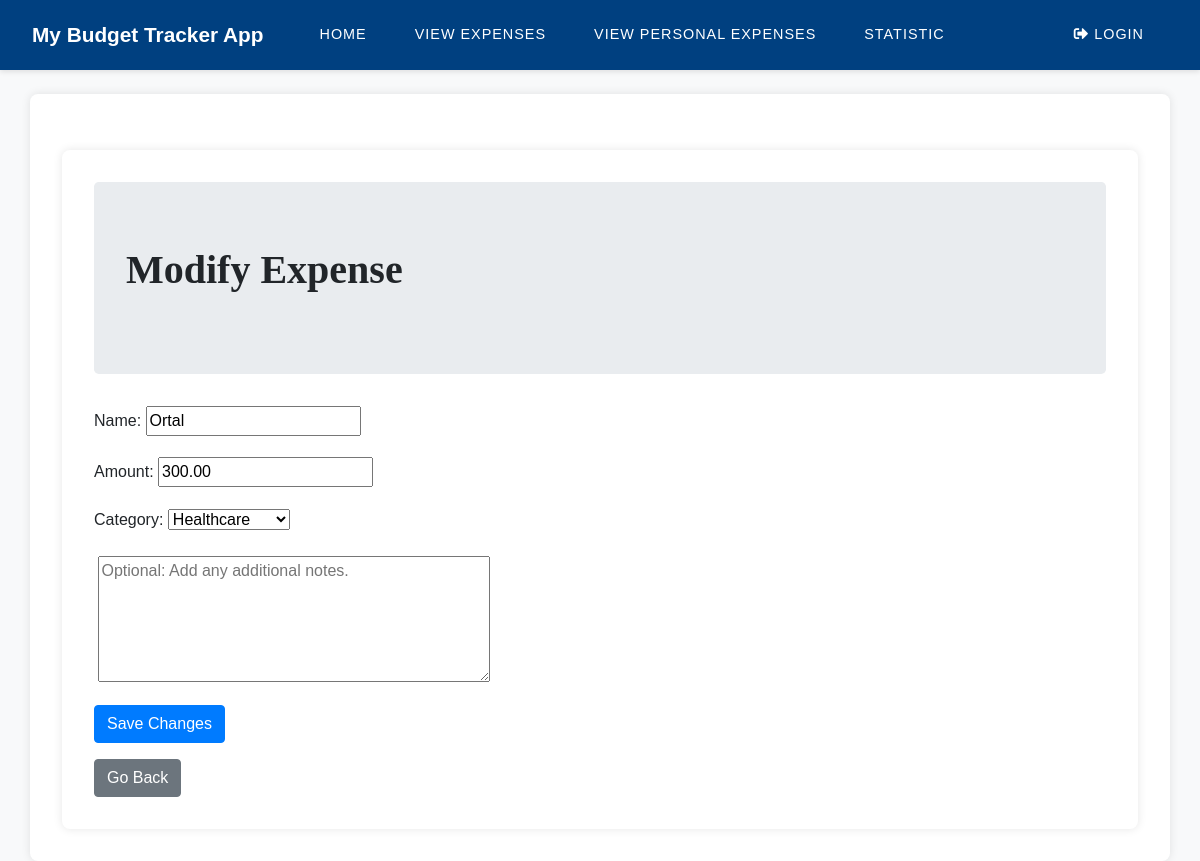
Page /modify_expense/4/ on the committed database.
### expenses/models.py (models this page shows, shortened)
class Expense(models.Model):
    user = models.ForeignKey(Users, on_delete=models.CASCADE)
    amount = models.DecimalField(max_digits=10, decimal_places=2)
    date = models.DateField()
    category = models.CharField(max_length=200, null=True)
    notes = models.TextField()
    name = models.CharField(max_length=200)

### expenses/views.py (the view)
# urls.py: path('modify_expense/<int:expense_id>/', views.modify_expense, name='modify_expense'),
def modify_expense(request, expense_id):
    expense = get_object_or_404(Expense, id=expense_id)
    if request.method == 'POST':
        form = NewExpenseForm(request.POST)
        if form.is_valid():
            expense.name = form.cleaned_data['name']
            expense.amount = form.cleaned_data['amount']
            expense.category = form.cleaned_data['category']
            expense.notes = form.cleaned_data['notes']
            user_profile = UserProfile.objects.get(user=request.user)
            remaining_budget = user_profile.budget - expense.amount
            if remaining_budget < 0 and user_profile.budget != 0:
                print("<0")
                messages.warning(request, 'Failed to add the expense. This expense exceeds the budget.')
            elif user_profile.budget == 0:
                print("0")
                messages.success(request, 'Expense has been successfully added..')
                expense.save()
                return redirect('expense_list')
            else:
                print(">0")
                messages.success(request, 'Expense has been successfully added..')
                expense.save()
                user_profile.budget = remaining_budget
                user_profile.save()
            return redirect('expense_list')
    else:
        form = NewExpenseForm(initial={
            'name': expense.name,
            'amount': expense.amount,
            'category': expense.category,
            'notes': expense.notes,
            'date': expense.date,
        })
    return render(request, 'modify_expense.html', {'form': form, 'expense': expense})

### expenses/forms.py (shortened to what this page needs)
class NewExpenseForm(forms.Form):
    CATEGORIES = [
        'Groceries',
        'Utilities',
        'Healthcare',
        'Entertainment',
        'Other',
    ]
    EMPTY_CHOICE = ('', '---------')
    name = forms.CharField(
        max_length=200,
        required=True,
        widget=forms.TextInput(attrs={'placeholder': 'Your name'})
    )
    amount = forms.DecimalField(
        max_digits=10,
        decimal_places=2,
        required=True
    )
    category = forms.ChoiceField(
        choices=[EMPTY_CHOICE] + [(category, category) for category in CATEGORIES],
        required=True
    )
    notes = forms.CharField(
        required=False,
        label='',
        widget=forms.Textarea(attrs={'placeholder': 'Optional: Add any additional notes.', 'rows': 5})
    )
    class Meta:
        model = Expense
        fields = ['name', 'amount', 'category', 'notes']

### expenses/templates/modify_expense.html (shortened to what this page needs)
{% extends "base.html" %}
{% block content %}
  <div class="container mt-4">
    <div class="jumbotron">
      <h1 class="display-4 mb-3" style="font-family: 'Your Chosen Font'; font-size: 2.5rem; font-weight: bold;">Modify Expense</h1>
    </div>
    <form method="POST">
      <div class="form-group">
        <label for="{{ form.name.id_for_label }}">Name:</label>
        {{ form.name }}
      </div>
      <div class="form-group">
        <label for="{{ form.amount.id_for_label }}">Amount:</label>
        {{ form.amount }}
      </div>
      <div class="form-group">
        <label for="{{ form.category.id_for_label }}">Category:</label>
        {{ form.category }}
      </div>
      <div class="form-group">
        {{ form.notes }}
      </div>
      <button type="submit" class="btn btn-primary" name="save">Save Changes</button>
    </form>
    <a href="{% url 'expense_list' %}" class="btn btn-secondary mt-3">Go Back</a>
  </div>
{% endblock %}

### expenses/templates/base.html (style rules this page uses)
body { font-family: 'Arial', sans-serif; background-color: #f8f9fa; margin: 0; padding: 0; }
.container { background-color: #ffffff; padding: 2rem; border-radius: 0.5rem; box-shadow: 0 0 10px rgba(0, 0, 0, 0.1); margin-top: 2rem; }

### rows in the picture
Expense: name "Ortal", amount "300.00", category "Healthcare"
